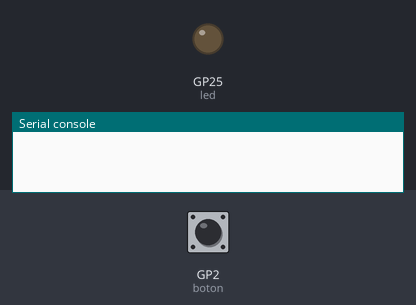
Simulated run of this program. Board: Raspberry Pi Pico running MicroPython. Shown: output pins drawn as LEDs (lit = HIGH), the last lines printed to the serial console. The test bench sets the inputs (shaded band); at power-on: GP2 (boton) LOW.

Above: at 1.2 s.
1.3 s: GP2 (boton) pulled HIGH for 0.15 s
At 2.5 s:
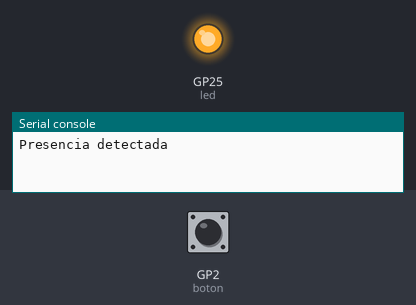
Timing chart, 0 to 4.3 s (numbered marks = the images above; inputs shaded):
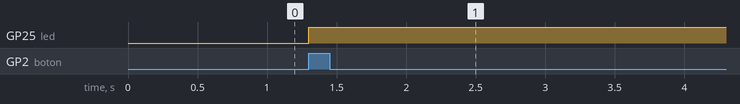

The program:

interrupciones.py
```python
#https://docs.micropython.org/en/latest/library/machine.Pin.html
from machine import Pin
boton = Pin(2, Pin.IN, Pin.PULL_DOWN)
led = Pin(25,Pin.OUT)
led.value(0)

def interrupcion(pin):
    print("Presencia detectada")
    led.value(1)

boton.irq(trigger = Pin.IRQ_RISING, handler = interrupcion)
```

Measured:
- after the input at 1.3 s, GP25 (led): LOW → HIGH at once
